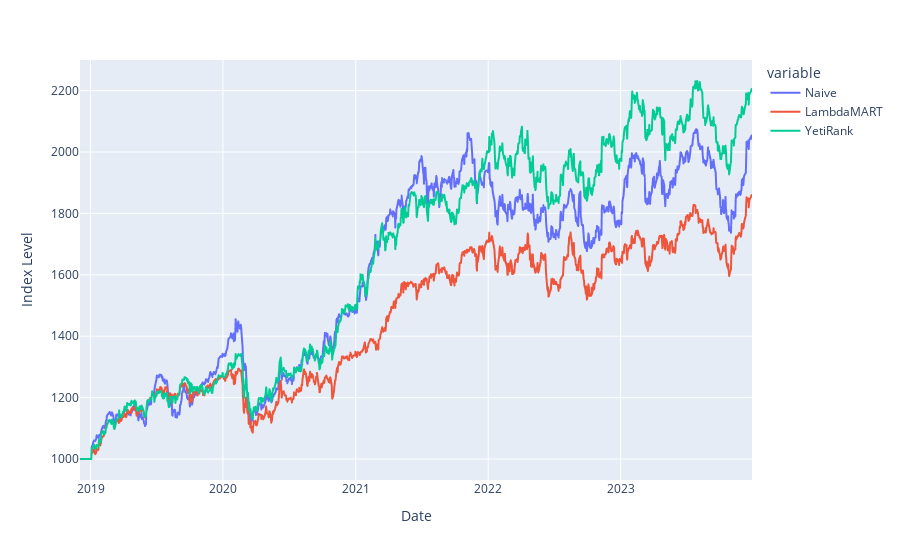

The cell this chart's notebook holds for it:
### Code cell
px.line(bt_df).update_layout(xaxis_title="Date", yaxis_title="Index Level")

### Figure 1 — Plotly figure (JSON) as saved in the notebook; plotly's stock layout.template omitted (floating-point values rounded to 4 significant figures; data arrays with more than 128 entries replaced by an {"elided": "..."} marker saying what was removed)
{"data": [{"hovertemplate": "variable=Naive<br>index=%{x}<br>value=%{y}<extra></extra>", "legendgroup": "Naive", "line": {"color": "#636efa", "dash": "solid"}, "marker": {"symbol": "circle"}, "mode": "lines", "name": "Naive", "showlegend": true, "type": "scattergl", "x": {"elided": "1277 str values"}, "xaxis": "x", "y": {"elided": "1277 float values"}, "yaxis": "y"}, {"hovertemplate": "variable=LambdaMART<br>index=%{x}<br>value=%{y}<extra></extra>", "legendgroup": "LambdaMART", "line": {"color": "#EF553B", "dash": "solid"}, "marker": {"symbol": "circle"}, "mode": "lines", "name": "LambdaMART", "showlegend": true, "type": "scattergl", "x": {"elided": "1277 str values"}, "xaxis": "x", "y": {"elided": "1277 float values"}, "yaxis": "y"}, {"hovertemplate": "variable=YetiRank<br>index=%{x}<br>value=%{y}<extra></extra>", "legendgroup": "YetiRank", "line": {"color": "#00cc96", "dash": "solid"}, "marker": {"symbol": "circle"}, "mode": "lines", "name": "YetiRank", "showlegend": true, "type": "scattergl", "x": {"elided": "1277 str values"}, "xaxis": "x", "y": {"elided": "1277 float values"}, "yaxis": "y"}], "layout": {"legend": {"title": {"text": "variable"}, "tracegroupgap": 0}, "margin": {"t": 60}, "xaxis": {"anchor": "y", "domain": [0, 1], "title": {"text": "Date"}}, "yaxis": {"anchor": "x", "domain": [0, 1], "title": {"text": "Index Level"}}}}
